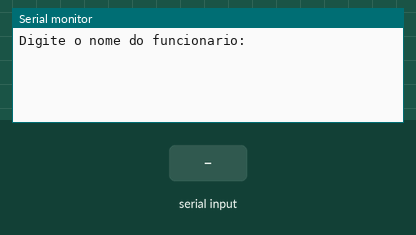
A sketch run on a simulated Arduino Uno, built with avr-gcc and run on an emulated ATmega328P. On the bench: the last lines printed to the serial monitor. The inputs (shaded band) are chosen by the test bench.

Above: at 1.2 s.
1.3 s: "90,45\n" received over Serial
At 2.9 s:
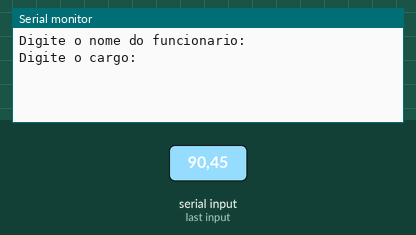
3.8 s: "30,150\n" received over Serial
At 6.0 s:
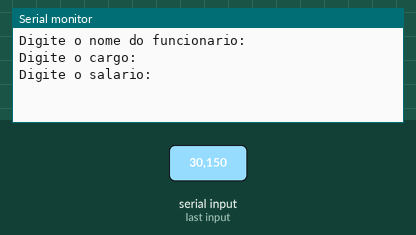
6.3 s: "5\n" received over Serial
At 7.0 s:
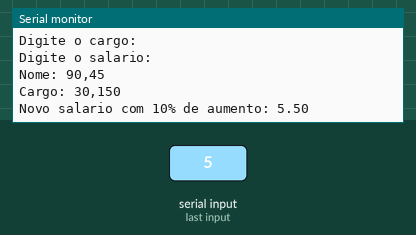

The sketch:

lpmb_ex071.ino
```cpp
/*
7
Faça um programa que receba o nome, cargo e salário de um funcionário. Calcule o
salário acrescido de 10%. Ao final exiba o nome, o cargo e o novo salário desse
funcionário.
*/

String nome = "", cargo = "";
float salario = 0.0;

void setup() {
  Serial.begin(9600);
}

void loop() {
  Serial.println("Digite o nome do funcionario:");
  while (!Serial.available());
  nome = Serial.readString();

  Serial.println("Digite o cargo:");
  while (!Serial.available());
  cargo = Serial.readString();

  Serial.println("Digite o salario:");
  while (!Serial.available());
  salario = Serial.parseFloat();

  float novoSalario = salario * 1.10;

  Serial.println("Nome: " + nome);
  Serial.println("Cargo: " + cargo);
  Serial.println("Novo salario com 10% de aumento: " + String(novoSalario));

  delay(5000);// aguarda 5 segundo

}
```

Measured:
- after the input at 1.3 s, the serial monitor: prints a new line after 1.0 s (image 1)
- after the input at 3.8 s, the serial monitor: prints a new line after 1.0 s (image 2)
- after the input at 6.3 s, the serial monitor: prints a new line at once (image 3)
